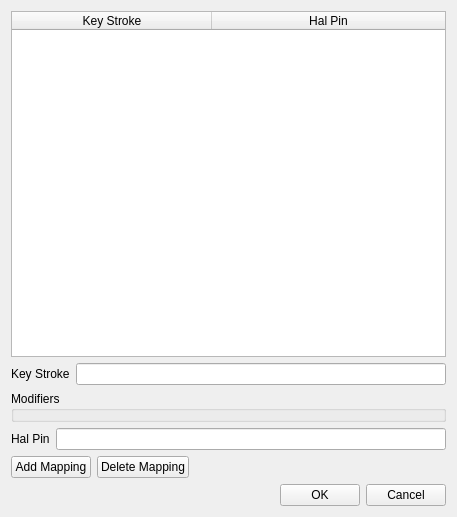
<?xml version="1.0" encoding="UTF-8"?>
<ui version="4.0">
 <class>KeyboardConfigDlgClass</class>
 <widget class="QWidget" name="KeyboardConfigDlgClass">
  <property name="geometry">
   <rect>
    <x>0</x>
    <y>0</y>
    <width>457</width>
    <height>517</height>
   </rect>
  </property>
  <property name="windowTitle">
   <string>Keyboard Mapping Config</string>
  </property>
  <layout class="QVBoxLayout" name="verticalLayout">
   <item>
    <widget class="QTableWidget" name="tableData">
     <property name="focusPolicy">
      <enum>Qt::StrongFocus</enum>
     </property>
     <property name="selectionBehavior">
      <enum>QAbstractItemView::SelectRows</enum>
     </property>
     <attribute name="horizontalHeaderDefaultSectionSize">
      <number>200</number>
     </attribute>
     <attribute name="horizontalHeaderShowSortIndicator" stdset="0">
      <bool>true</bool>
     </attribute>
     <attribute name="horizontalHeaderStretchLastSection">
      <bool>true</bool>
     </attribute>
     <attribute name="verticalHeaderVisible">
      <bool>false</bool>
     </attribute>
     <attribute name="verticalHeaderVisible">
      <bool>false</bool>
     </attribute>
     <attribute name="horizontalHeaderShowSortIndicator" stdset="0">
      <bool>true</bool>
     </attribute>
     <attribute name="horizontalHeaderStretchLastSection">
      <bool>true</bool>
     </attribute>
     <attribute name="horizontalHeaderDefaultSectionSize">
      <number>200</number>
     </attribute>
     <column>
      <property name="text">
       <string>Key Stroke</string>
      </property>
     </column>
     <column>
      <property name="text">
       <string>Hal Pin</string>
      </property>
     </column>
    </widget>
   </item>
   <item>
    <layout class="QFormLayout" name="formLayout">
     <property name="fieldGrowthPolicy">
      <enum>QFormLayout::AllNonFixedFieldsGrow</enum>
     </property>
     <item row="0" column="0">
      <widget class="QLabel" name="lblKeyStroke">
       <property name="text">
        <string>Key Stroke</string>
       </property>
      </widget>
     </item>
     <item row="0" column="1">
      <widget class="QLineEdit" name="txtKey"/>
     </item>
    </layout>
   </item>
   <item>
    <widget class="QGroupBox" name="grpModifiers">
     <property name="title">
      <string>Modifiers</string>
     </property>
    </widget>
   </item>
   <item>
    <layout class="QFormLayout" name="formLayout_2">
     <item row="0" column="0">
      <widget class="QLabel" name="lblHalPin">
       <property name="text">
        <string>Hal Pin</string>
       </property>
      </widget>
     </item>
     <item row="0" column="1">
      <widget class="QLineEdit" name="txtHalPin"/>
     </item>
    </layout>
   </item>
   <item>
    <layout class="QHBoxLayout" name="horizontalLayout">
     <item>
      <widget class="QPushButton" name="btnApplyMapping">
       <property name="sizePolicy">
        <sizepolicy hsizetype="Fixed" vsizetype="Fixed">
         <horstretch>0</horstretch>
         <verstretch>0</verstretch>
        </sizepolicy>
       </property>
       <property name="text">
        <string>Add Mapping</string>
       </property>
      </widget>
     </item>
     <item>
      <widget class="QPushButton" name="btnDeleteMapping">
       <property name="sizePolicy">
        <sizepolicy hsizetype="Fixed" vsizetype="Fixed">
         <horstretch>0</horstretch>
         <verstretch>0</verstretch>
        </sizepolicy>
       </property>
       <property name="text">
        <string>Delete Mapping</string>
       </property>
      </widget>
     </item>
     <item>
      <spacer name="horizontalSpacer_2">
       <property name="orientation">
        <enum>Qt::Horizontal</enum>
       </property>
       <property name="sizeHint" stdset="0">
        <size>
         <width>40</width>
         <height>20</height>
        </size>
       </property>
      </spacer>
     </item>
    </layout>
   </item>
   <item>
    <layout class="QHBoxLayout" name="horizontalLayout_3">
     <item>
      <spacer name="horizontalSpacer">
       <property name="orientation">
        <enum>Qt::Horizontal</enum>
       </property>
       <property name="sizeHint" stdset="0">
        <size>
         <width>40</width>
         <height>20</height>
        </size>
       </property>
      </spacer>
     </item>
     <item>
      <widget class="QPushButton" name="btnOk">
       <property name="text">
        <string>OK</string>
       </property>
       <property name="default">
        <bool>false</bool>
       </property>
      </widget>
     </item>
     <item>
      <widget class="QPushButton" name="btnCancel">
       <property name="text">
        <string>Cancel</string>
       </property>
      </widget>
     </item>
    </layout>
   </item>
  </layout>
 </widget>
 <layoutdefault spacing="6" margin="11"/>
 <tabstops>
  <tabstop>btnOk</tabstop>
  <tabstop>btnCancel</tabstop>
  <tabstop>tableData</tabstop>
 </tabstops>
 <resources/>
 <connections>
  <connection>
   <sender>btnOk</sender>
   <signal>clicked()</signal>
   <receiver>KeyboardConfigDlgClass</receiver>
   <slot>onOK()</slot>
   <hints>
    <hint type="sourcelabel">
     <x>733</x>
     <y>431</y>
    </hint>
    <hint type="destinationlabel">
     <x>371</x>
     <y>287</y>
    </hint>
   </hints>
  </connection>
  <connection>
   <sender>btnCancel</sender>
   <signal>clicked()</signal>
   <receiver>KeyboardConfigDlgClass</receiver>
   <slot>onCancel()</slot>
   <hints>
    <hint type="sourcelabel">
     <x>818</x>
     <y>434</y>
    </hint>
    <hint type="destinationlabel">
     <x>485</x>
     <y>289</y>
    </hint>
   </hints>
  </connection>
  <connection>
   <sender>tableData</sender>
   <signal>itemChanged(QTableWidgetItem*)</signal>
   <receiver>KeyboardConfigDlgClass</receiver>
   <slot>onItemChanged(QTableWidgetItem*)</slot>
   <hints>
    <hint type="sourcelabel">
     <x>417</x>
     <y>173</y>
    </hint>
    <hint type="destinationlabel">
     <x>439</x>
     <y>236</y>
    </hint>
   </hints>
  </connection>
  <connection>
   <sender>tableData</sender>
   <signal>currentItemChanged(QTableWidgetItem*,QTableWidgetItem*)</signal>
   <receiver>KeyboardConfigDlgClass</receiver>
   <slot>onCurrentItemChanged(QTableWidgetItem*,QTableWidgetItem*)</slot>
   <hints>
    <hint type="sourcelabel">
     <x>660</x>
     <y>202</y>
    </hint>
    <hint type="destinationlabel">
     <x>523</x>
     <y>415</y>
    </hint>
   </hints>
  </connection>
 </connections>
 <slots>
  <slot>onNewPage()</slot>
  <slot>onDeletePage()</slot>
  <slot>onNewData()</slot>
  <slot>onDeleteData()</slot>
  <slot>onOK()</slot>
  <slot>onCancel()</slot>
  <slot>onItemChanged(QTableWidgetItem*)</slot>
  <slot>onCurrentItemChanged(QTableWidgetItem*,QTableWidgetItem*)</slot>
  <slot>onPageItemChanged(QTableWidgetItem*)</slot>
  <slot>onPageCurrentItemChanged(QTableWidgetItem*,QTableWidgetItem*)</slot>
  <slot>onPageUp()</slot>
  <slot>onPageDown()</slot>
  <slot>onEditUserFonts()</slot>
 </slots>
</ui>
